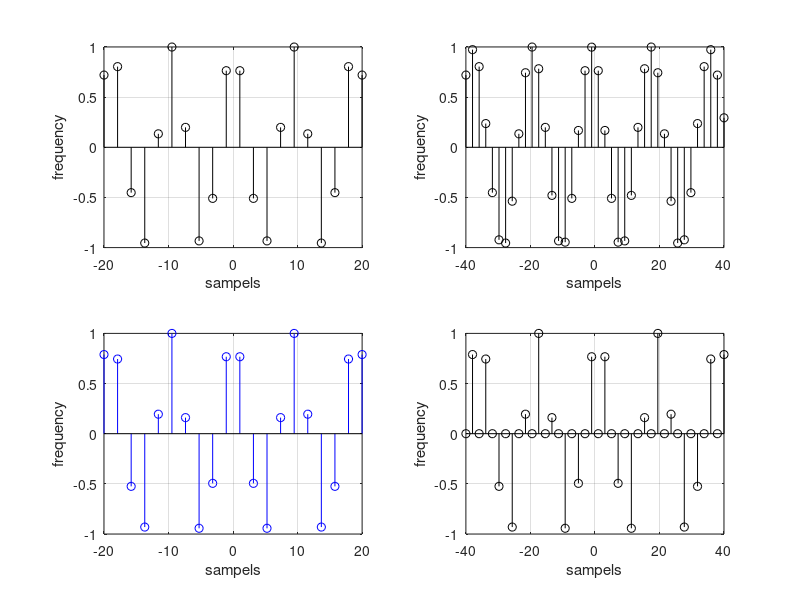
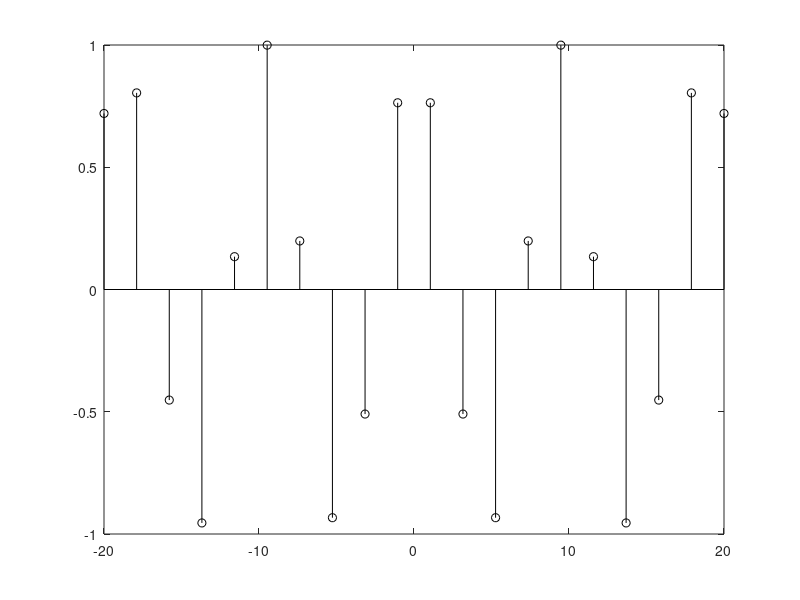
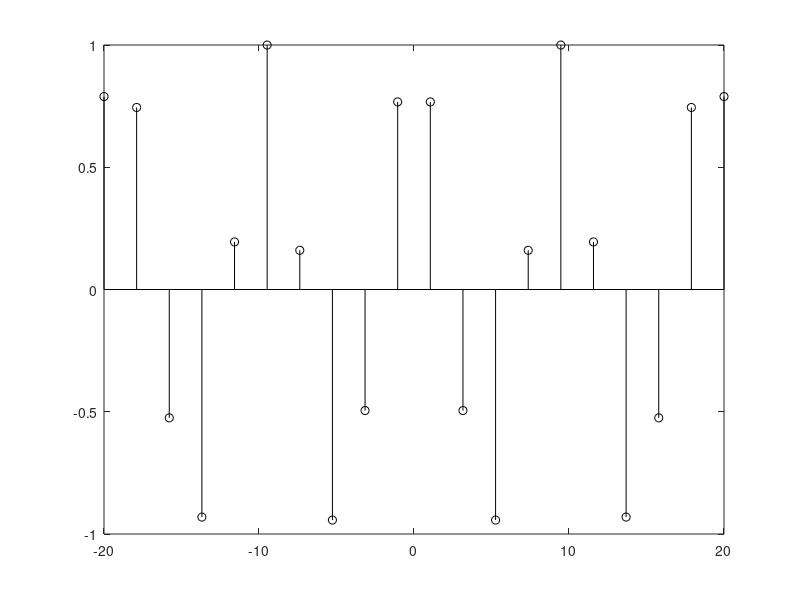
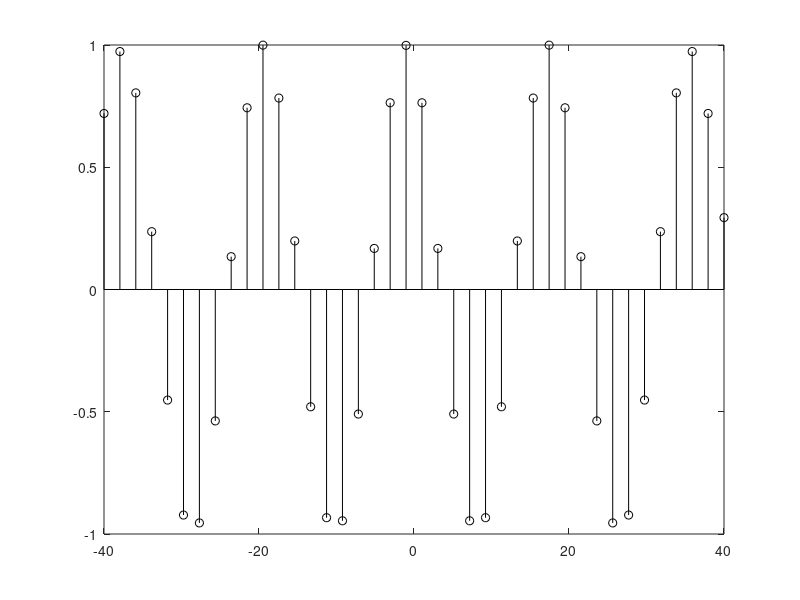

Write the MATLAB code that produced these figures, in order.
clear
n=linspace(-20,20,20);
%definng the period
x=cos(2*n./3);
y=cos(8*pi*n./38);
subplot(2,2,1);
stem(n,x,'k-o');
xlabel('sampels');
ylabel('frequency');
grid on

subplot(2,2,3);
stem(n,y,'b-o');
xlabel('sampels');
ylabel('frequency');
grid on
%%changing the period of the signalto the double
m=linspace(-40,40,40);
w= resample(x,2,1);
z= upsample(y,2,1);

subplot(2,2,2);
stem(m,w,'k-o');
xlabel('sampels');
ylabel('frequency');
grid on

subplot(2,2,4);
stem(m,z,'k-o');
xlabel('sampels');
ylabel('frequency');
grid on
%for better vesion of the functions
figure;
stem(n,x,'k-o');
figure;
stem(n,y,'k-o');
figure;
stem(m,w,'k-o');
figure;
stem(m,z,'k-o');

%%changing the frequency and period 

n_new=linspace(0,40,20);
t=linspace(0,40,4000);

Xdis=cos((2.*n)./3);%disrete signal
Xcont=cos((2.*t)./3);%contineous signal

Ydis=cos((8.*pi.*n)./38)%disrete signal
Ycont=cos((8.*pi.*t)./38)%contineous signal

subplot(2,2,1)
stem(n_new,Xdis)
xlabel('sampels');
ylabel('frequency');
grid on;

subplot(2,2,2);
plot(t,Xcont);
xlabel('time');
ylabel('frequency');
grid on;

subplot(2,2,3);
stem(n,Ydis);
xlabel('sampels');
ylabel('frequency');
grid on;

subplot(2,2,4);
plot(t,Ycont);
xlabel('time');
ylabel('frequency)');
grid on;

%for better vesion of the functions
figure;
stem(n_new,Xdis,'k-o');
figure;
stem(n_new,Ydis,'k-o');
figure;
plot(t,Xcont);
figure;
plot(t,Ycont);


